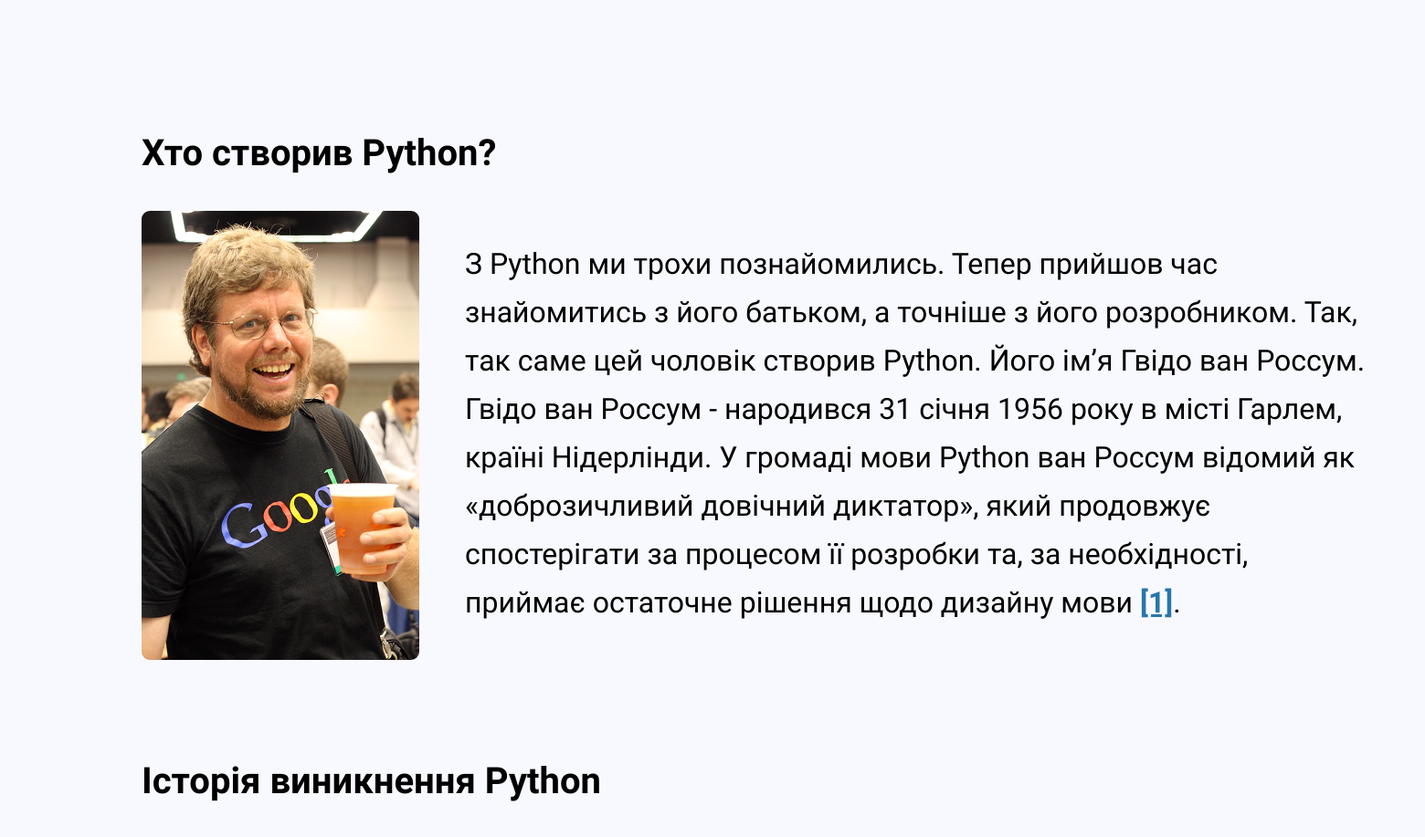
Page /lesson/1/ (signed in, middle part) on the earlier database version.
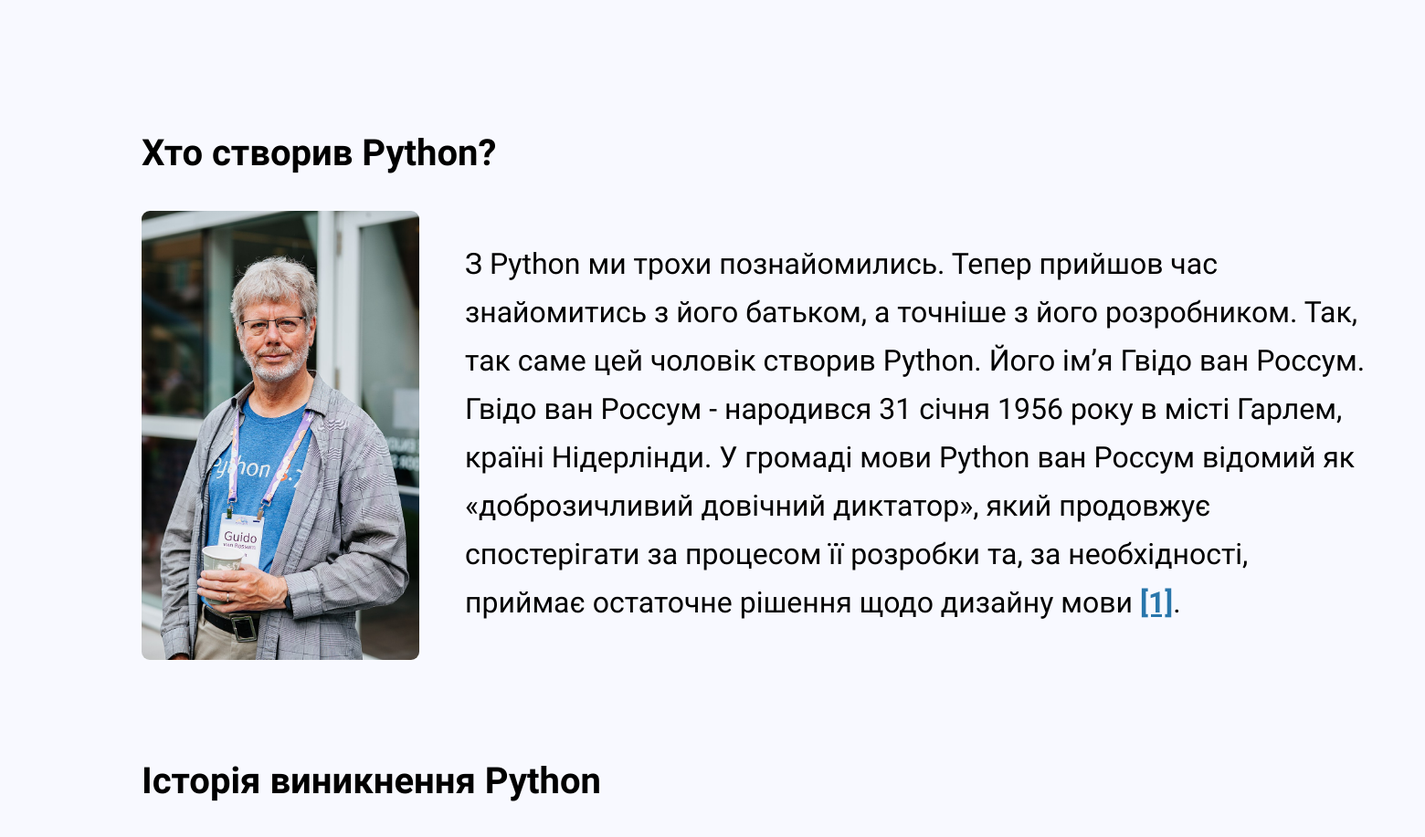
Same page on the later database version.
### courses/models.py (models this page shows, shortened)
class LessonBlock(models.Model):
    lesson = models.ForeignKey('Lesson', on_delete=models.CASCADE, related_name='blocks', verbose_name="Урок")
    block_title = models.CharField(max_length=250, verbose_name="Заголовок секції")
    block_text = models.TextField(verbose_name="Основний текст секції")
    block_image = models.ImageField(upload_to='lesson_blocks/', verbose_name="Додати зображення (якщо потрібно)",
                                    null=True, blank=True)
    order = models.PositiveIntegerField(default=0, verbose_name="Порядок відображення (0, 1, 2...)")
    LAYOUT_CHOICES = [
        ('layout-standard', 'Стандартний (Текст на всю ширину)'),
        ('layout-author', 'Картка автора (Фото ЛІВОРУЧ, текст праворуч)'),
        ('layout-history', 'Історичний блок (Текст ліворуч, фото праворуч)'),
        ('layout-full-image', 'Велике фото (Фото на всю ширину, текст знизу)'),  # НАШ НОВИЙ МАКЕТ
    ]
    block_layout = models.CharField(
        max_length=50,
        choices=LAYOUT_CHOICES,
        default='layout-standard',
        verbose_name="Оберіть розташування елементів (Дизайн)"
    )
    class Meta:
        verbose_name = "Блок контенту уроку"
        verbose_name_plural = "Конструктор сторінки (Додати блоки тексту/картинок)"
        ordering = ['order']

### courses/views.py (the view, shortened to what this page needs)
# urls.py: path('lesson/<int:lesson_number>/', views.lesson_detail, name='lesson_detail'), # Друга сторінка
@login_required(login_url='/auth/login/')
def lesson_detail(request, lesson_number):
    lesson = Lesson.objects.filter(number=lesson_number).first()
    if not lesson:
        return render(request, 'courses/course_under_development.html')
    if lesson.course.lessons.count() == 0:
        return render(request, 'courses/course_under_development.html')
    quizzes = Quiz.objects.filter(lesson=lesson).values(
        'question', 'option_a', 'option_b', 'option_v', 'option_g', 'correct_option'
    )
    quizzes_json = json.dumps(list(quizzes), ensure_ascii=False)
    all_lessons = Lesson.objects.filter(course=lesson.course).order_by('number')
    completed_ids = UserProgress.objects.filter(
        user=request.user,
        lesson__course=lesson.course
    ).values_list('lesson_id', flat=True)
    next_lesson = Lesson.objects.filter(
        course=lesson.course,
        number=lesson.number + 1
    ).first()
    return render(request, 'courses/lesson.html', {
        'lesson': lesson,
        'all_lessons': all_lessons,
        'completed_ids': completed_ids,
        'quizzes_json': quizzes_json,
        'next_lesson': next_lesson,
    })

### templates/courses/lesson.html (shortened to what this page needs)
{% extends 'base.html' %}
{% load static %}
{% block content %}
<div class="lesson-page-wrapper">
    <div class="figma-canvas">
        {% for block in lesson.blocks.all %}
            <div class="lesson-block {{ block.block_layout }}">
                <h2 class="figma-title">{{ block.block_title }}</h2>
                <div class="block-content-wrapper">
                    {% if block.block_image %}
                        <img src="{{ block.block_image.url }}" class="figma-img" alt="Decor">
                    {% endif %}
                    <div class="figma-text">
                        {{ block.block_text|safe|linebreaks }}
                    </div>
                </div> </div> {% empty %}
            <p class="empty-lesson-text">Контент для цього уроку ще завантажується...</p>
        {% endfor %} </div> </div>
{% endblock %}

### templates/base.html (shortened to what this page needs)
{% load static %}
<!DOCTYPE html>
<html lang="uk">
<head>
    <link rel="stylesheet" href="{% static 'css/style.css' %}">
</head>
<body>
    {% block content %}
    {% endblock %}
</body>
</html>

### static/css/style.css (style rules this page uses)
:root { --py-blue: #3776AB; --py-yellow: #FFDE57; }
body { margin: 0; font-family: 'Abhaya Libre', serif; background-color: #f5f8fa; }
.figma-canvas { width: 1659px; min-height: 100vh; background: #F8F9FF; margin: 0 auto; padding: 120px 0; display: flex; flex-direction: column; align-items: center; gap: 100px; box-sizing: border-box; }
.figma-title { font-family: 'Maitree', serif; font-weight: 700; font-size: 40px; line-height: 66px; color: #000000; margin: 0 0 30px 0; }
.figma-text { font-family: 'Maitree', serif; font-weight: 400; font-size: 32px; line-height: 53px; color: #000000; }
.lesson-block { width: 1349px; display: flex; flex-direction: column; }
.block-content-wrapper { display: flex; width: 100%; gap: 50px; }
.layout-author .block-content-wrapper { flex-direction: row; align-items: flex-start; }
.layout-author .figma-img { width: 304px; height: 492px; object-fit: cover; border-radius: 9px; flex-shrink: 0; }
.layout-author .figma-text { flex-grow: 1; }
.layout-full-image .block-content-wrapper { flex-direction: column; align-items: center; }
.layout-full-image .figma-text { width: 1349px; }
.figma-text a { color: #2976AB; text-decoration: none; font-weight: 700; transition: 0.2s; }
.figma-text a { position: relative; z-index: 10; cursor: pointer !important; color: #2976AB; text-decoration: underline; }

Differences in the rows shown:
changed LessonBlock "Хто створив Python?": block_image: a different picture
